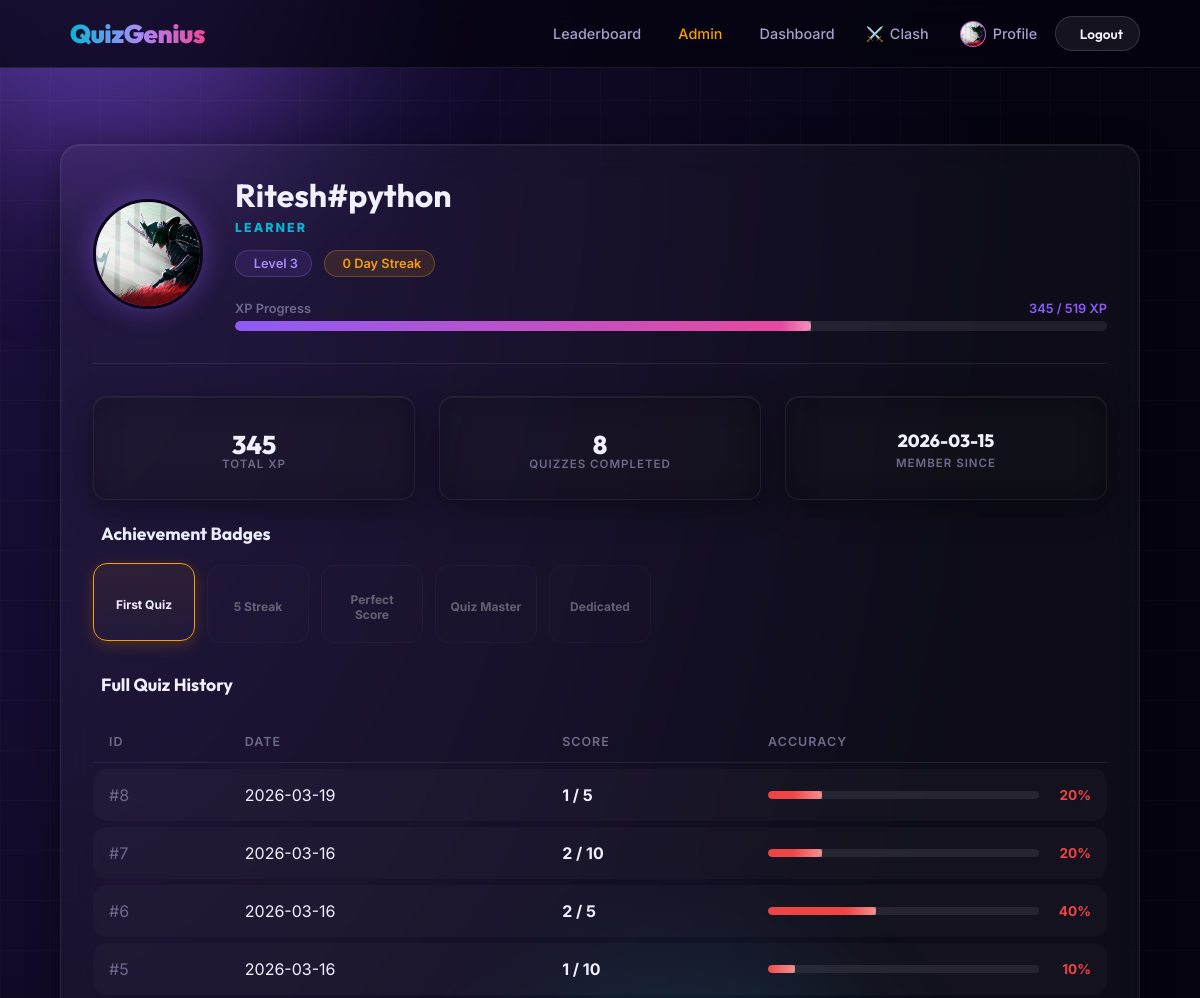
The page /profile (signed in, upper part) on the database as committed earlier.
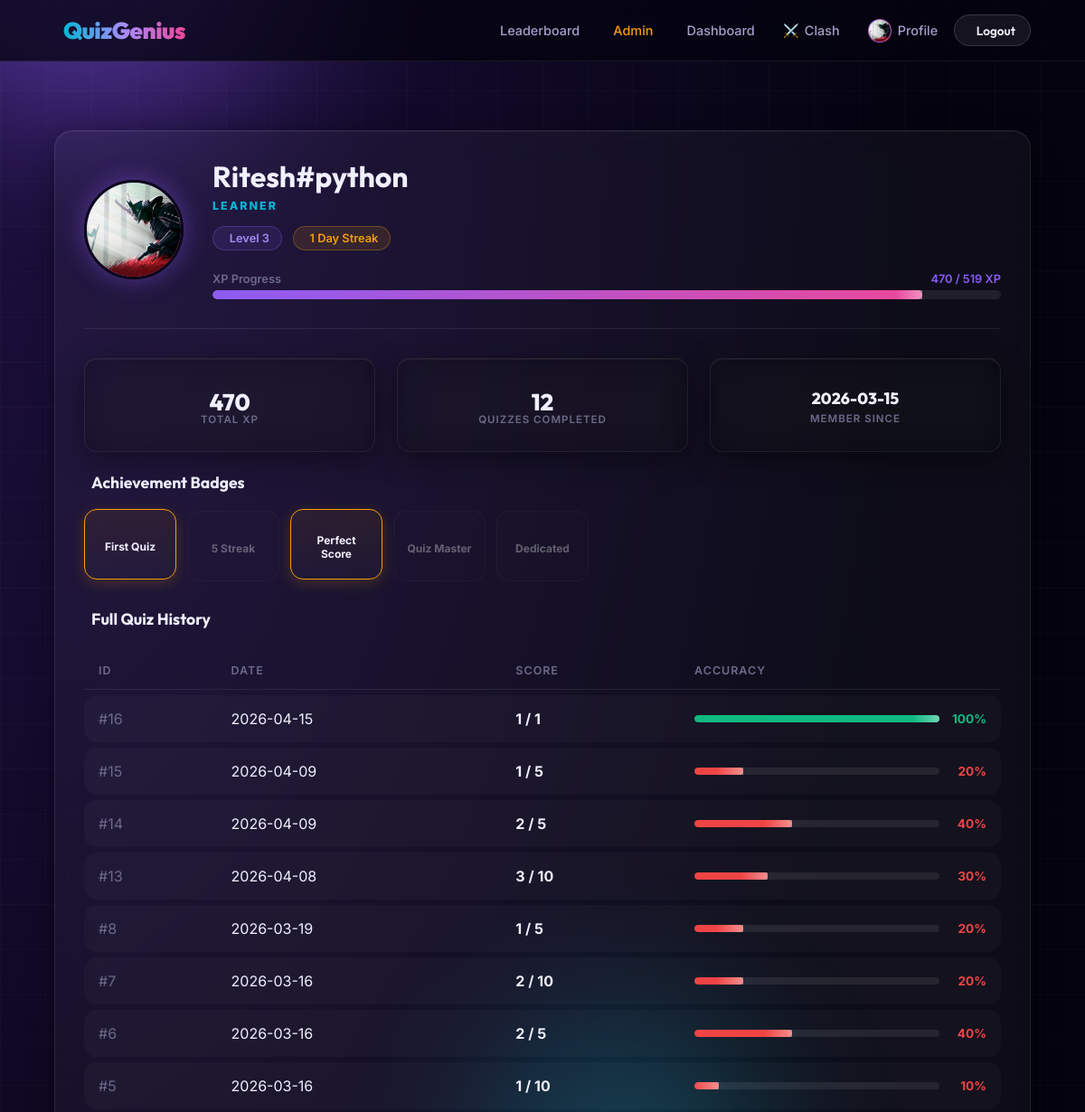
The same page on the database as committed later.
### tables this page shows
CREATE TABLE users (
    id            INTEGER PRIMARY KEY AUTOINCREMENT,
    username      TEXT    NOT NULL UNIQUE,
    email         TEXT    NOT NULL UNIQUE,
    password_hash TEXT    NOT NULL,
    xp            INTEGER NOT NULL DEFAULT 0,
    level         INTEGER NOT NULL DEFAULT 1,
    created_at    TIMESTAMP DEFAULT CURRENT_TIMESTAMP
, avatar_url TEXT, role TEXT DEFAULT 'user');

CREATE TABLE quiz_results (
    id              INTEGER PRIMARY KEY AUTOINCREMENT,
    user_id         INTEGER NOT NULL,
    score           INTEGER NOT NULL,
    total_questions INTEGER NOT NULL,
    date            TIMESTAMP DEFAULT CURRENT_TIMESTAMP,
    FOREIGN KEY (user_id) REFERENCES users(id)
);

### backend/routes.py (the view)
@main.route("/profile")
@login_required
def profile():
    user = get_current_user()
    results = get_user_results(user.id, limit=20)
    streak = get_current_streak(user.id)
    xp_next = xp_required_for_level(user.level + 1)
    rank_title = get_rank_title(user.level)
    badges = {
        "first_quiz": len(results) >= 1,
        "streak_5": streak >= 5,
        "perfect_score": any(r.percentage >= 100 for r in results),
        "quiz_master": user.level >= 10,
        "dedicated": len(results) >= 50
    }
    return render_template(
        "profile.html", user=user, results=results, streak=streak,
        xp_next=xp_next, rank_title=rank_title, badges=badges
    )

### backend/auth.py (called while the page is built)
def get_current_user() -> User | None:
    user_id = session.get(SESSION_USER_ID)
    if user_id is None:
        return None
    try:
        execute_db("ALTER TABLE users ADD COLUMN role TEXT DEFAULT 'user'")
    except Exception:
        pass
    row = query_db("SELECT * FROM users WHERE id = ?", (user_id,), one=True)
    if row:
        user = User(row)
        user.avatar_url = row["avatar_url"] if "avatar_url" in row.keys() else None
        user.role = row["role"] if "role" in row.keys() else "user"
        return user
    return None

def login_required(f):
    from functools import wraps
    from flask import redirect, url_for
    @wraps(f)
    def decorated(*args, **kwargs):
        if SESSION_USER_ID not in session:
            return redirect(url_for("main.login"))
        return f(*args, **kwargs)
    return decorated

### backend/database.py (called while the page is built)
def get_db():
    if "db" not in g:
        db_path = current_app.config["DATABASE_PATH"]
        os.makedirs(os.path.dirname(db_path), exist_ok=True)
        g.db = sqlite3.connect(db_path, detect_types=sqlite3.PARSE_DECLTYPES)
        g.db.row_factory = sqlite3.Row  # rows behave like dicts
    return g.db

### templates/profile.html (shortened to what the changed rows need)
{% extends "base.html" %}
{% block content %}
<div class="glass fade-in hover-glow mt-4" style="padding: 2rem;">
    <div class="profile-header">
        <div class="avatar profile-avatar" data-name="{{ user.username }}">
            {% if user.avatar_url %}<img src="{{ user.avatar_url }}" alt="Profile Photo">{% else %}{{ user.username[0]|upper }}{% endif %}
        </div>
        <div style="flex:1;min-width:0;">
            <h2 class="profile-name" style="overflow: hidden; text-overflow: ellipsis; white-space: nowrap;" title="{{ user.username }}">{{ user.username }}</h2>
            <p class="rank-title" style="margin-bottom:.75rem;">{{ rank_title }}</p>
            <div class="profile-badges mb-3">
                <span class="badge"> Level {{ user.level }}</span>
                <span class="badge streak-badge"> {{ streak }} Day Streak</span>
            </div>
            <div class="xp-bar-container">
                <div class="xp-bar-header">
                    <span>XP Progress</span>
                    <span class="text-primary">{{ user.xp }} / {{ xp_next }} XP</span>
                </div>
                <div class="progress-container" style="height:10px;">
                    {% set xp_pct = ((user.xp / xp_next) * 100)|int %}
                </div>
            </div>
        </div>
    </div>
    <div class="dashboard-grid mb-4">
        <div class="glass stat-card hover-glow">
            <div class="stat-value">{{ user.xp }}</div>
            <div class="stat-label">Total XP</div>
        </div>
        <div class="glass stat-card hover-glow">
            <div class="stat-value">{{ results|length }}</div>
            <div class="stat-label">Quizzes Completed</div>
        </div>
        <div class="glass stat-card hover-glow">
            <div class="stat-value date-value">{{ user.created_at.strftime('%Y-%m-%d') if user.created_at else 'Unknown' }}</div>
            <div class="stat-label">Member Since</div>
        </div>
    </div>
    {% if results %}
    <div class="table-container mb-4">
        <table>
            <thead>
                <tr>
                    <th>ID</th>
                    <th>Date</th>
                    <th>Score</th>
                    <th>Accuracy</th>
                </tr>
            </thead>
            <tbody>
                {% for r in results %}
                <tr>
                    <td class="text-muted">#{{ r.id }}</td>
                    <td>{{ r.date.strftime('%Y-%m-%d') if r.date else '' }}</td>
                    <td class="font-bold">{{ r.score }} / {{ r.total_questions }}</td>
                    <td style="width:35%;">
                        {% set pct = r.percentage|default(0)|round|int %}
                        {% if pct >= 80 %}
                            {% set pc = 'var(--success)' %}
                        {% elif pct >= 50 %}
                            {% set pc = 'var(--warning)' %}
                        {% else %}
                            {% set pc = 'var(--danger)' %}
                        {% endif %}
                        <div class="accuracy-cell">
                            <div class="progress-container">
                                <div class="progress-fill" {{ ('style="width: ' ~ pct ~ '%; background: ' ~ pc ~ ';"') | safe }}></div>
                            </div>
                            <span class="accuracy-text" {{ ('style="color: ' ~ pc ~ ';"') | safe }}>{{ pct }}%</span>
                        </div>
                    </td>
                </tr>
                {% endfor %}
            </tbody>
        </table>
    </div>
    {% else %}
    <div class="empty-state mb-4">
        <i class="ph-fill ph-folder-open empty-icon"></i>
        <p>No quiz history yet.</p>
    </div>
    {% endif %}
</div>
{% endblock %}

### templates/base.html (shortened to what this page needs)
<!DOCTYPE html>
<html lang="en">
<head>
    <link rel="stylesheet" href="{{ url_for('static', filename='css/style.css') }}">
</head>
<body>
    <div class="bg-animation">
        <div class="orb orb-1"></div>
        <div class="orb orb-3"></div>
    </div>
    <header class="navbar">
        <div class="logo">
            <a href="{{ url_for('main.home') }}"><span>QuizGenius</span></a>
        </div>
        <nav class="nav-links">
            <a href="#" id="theme-toggle" title="Toggle Theme" style="padding: 0.45rem;">
            </a>
            <a href="{{ url_for('main.leaderboard') }}"> Leaderboard</a>
            {% if current_user %}
                {% if current_user.role == 'admin' %}
                    <a href="{{ url_for('main.admin_dashboard') }}" style="color: var(--warning);"> Admin</a>
                {% endif %}
                <a href="{{ url_for('main.dashboard') }}"> Dashboard</a>
                <a href="{{ url_for('main.clash') }}"><span class="theme-emoji">⚔️</span> Clash</a>
                <a href="{{ url_for('main.profile') }}" style="display:flex;align-items:center;gap:7px;">
                    <div class="player-avatar" data-name="{{ current_user.username }}" style="width:26px;height:26px;font-size:0.75rem;border-width:1px;">
                        {% if current_user.avatar_url %}
                            <img src="{{ current_user.avatar_url }}" alt="Avatar">
                        {% else %}
                            {{ current_user.username[0]|upper }}
                        {% endif %}
                    </div>
                    Profile
                </a>
                <a href="{{ url_for('main.logout') }}" class="btn btn-glass btn-sm"> Logout</a>
            {% else %}
                <a href="{{ url_for('main.login') }}" class="btn btn-glass btn-sm">Login</a>
                <a href="{{ url_for('main.register') }}" class="btn btn-primary btn-sm">Sign Up <i class="ph ph-arrow-right"></i></a>
            {% endif %}
        </nav>
    </header>
    <main class="main-container">
        {% block content %}{% endblock %}
    </main>
</body>
</html>

Rows that differ between the two databases and show on the page:
changed users "Ritesh#python": xp "345" → "470"
added quiz_results: id "16", date "2026-04-15", score "1", total_questions "1", pct "100"
added quiz_results: id "15", date "2026-04-09", score "1", total_questions "5", pct "20"
added quiz_results: id "14", date "2026-04-09", score "2", total_questions "5", pct "40"
added quiz_results: id "13", date "2026-04-08", score "3", total_questions "10", pct "30"
Other text that changed with them:
{{ streak }}: "0" → "1"
{{ results|length }}: "8" → "12"
